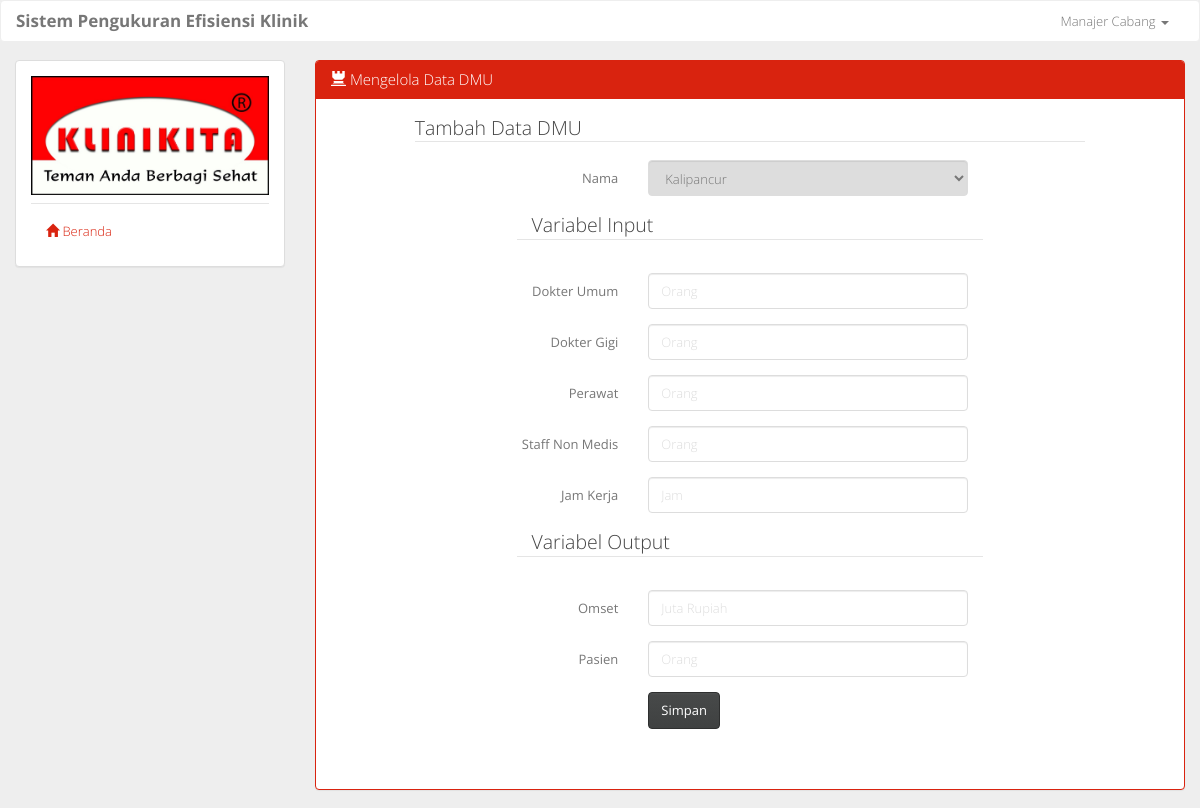
Page /tambah_dmu.php (signed in) on the committed database.
### tables this page shows
CREATE TABLE `variabel` (
  `id_variabel` int(11) NOT NULL,
  `nama_variabel` varchar(50) NOT NULL,
  `jenis_variabel` char(1) NOT NULL,
  `satuan` varchar(50) NOT NULL
);

### tambah_dmu.php (the view, shortened to what this page needs)
<?php include 'layout.php'; ?>
				<div class="col-sm-9">
					<div class="panel panel-primary">
						<div class="panel-heading">
							<h3 class="panel-title"><span class="glyphicon glyphicon-tower"></span> Mengelola Data DMU</h3>
						</div>
						<div class="panel-body">
							<form class="form-horizontal" method="post" action="process/t_dmu.php">
								<fieldset>
								    <legend>Tambah Data DMU</legend>
								    <div class="form-group">
								      	<label class="col-sm-4 control-label">Nama</label>
								      	<div class="col-sm-6">
								        	<select name="id_klinik" class="form-control" disabled required>
								        		<?php
								        			$query = mysqli_query($conn, 'SELECT * FROM pengguna WHERE id_pengguna="'.$id.'"');
								        			$data_user = mysqli_fetch_assoc($query);
								        			$user = $data_user['id_klinik'];
								        			$query = mysqli_query($conn, 'SELECT * FROM klinik');
								        			if (mysqli_num_rows($query) > 0) {
													    while($cabang = mysqli_fetch_assoc($query)) {
													    	$id_cabang = $cabang['id_klinik'];
													    	if ($user == $id_cabang) {
													    		echo '<option value="'.$id_cabang.'" selected>'.$cabang["cabang_klinik"].'</option>';
													    	} else {
													    		echo '<option value="'.$id_cabang.'">'.$cabang["cabang_klinik"].'</option>';
													    	}
													    }
													}
								        		?>
								        	</select>
								      	</div>
								    </div>
								    <?php
								    	$input = 0;
								    	$output = 0;
										$query = mysqli_query($conn, "SELECT * FROM variabel ORDER BY jenis_variabel ASC, id_variabel ASC");
										if (mysqli_num_rows($query) > 0) {
											while ($var = mysqli_fetch_assoc($query)) {
												$name = str_replace(' ','_',$var['nama_variabel']);
												$satuan = $var['satuan'];
												if (($var['jenis_variabel'] == 'i') AND ($input == 0)) {
													echo '<div class="form-group"><legend class="col-sm-8 col-sm-offset-2">Variabel Input</legend></div>';
													$input = 1;
												} elseif (($var['jenis_variabel'] == 'o') AND ($output == 0)) {
													echo '<div class="form-group"><legend class="col-sm-8 col-sm-offset-2">Variabel Output</legend></div>';
													$output = 1;
												}
												echo '
													<div class="form-group">
												      	<label class="col-sm-4 control-label">'.$var["nama_variabel"].'</label>
												      	<div class="col-sm-6">
												        	<input class="form-control" name="'.$name.'" type="number" min="1" placeholder="'.$satuan.'" required>
												      	</div>
												    </div>
												';
											}
										}
									?>
								    <div class="form-group">
								      	<div class="col-sm-6 col-sm-offset-4">
								        	<button type="submit" class="btn btn-default">Simpan</button>
								      	</div>
								    </div>
								</fieldset>
							</form>
						</div>
					</div>
				</div>
<?php include 'layout2.php' ?>

### assets/css/style.css (style rules this page uses)
body { background-color: #eee; }
form { margin-bottom: 30px; padding-left: 10%; padding-right: 10%; }

### rows in the picture
variabel: jenis_variabel "Variabel Input", nama_variabel "Dokter Umum", satuan "Orang"
variabel: nama_variabel "Dokter Gigi", satuan "Orang"
variabel: nama_variabel "Perawat", satuan "Orang"
variabel: nama_variabel "Staff Non Medis", satuan "Orang"
variabel: nama_variabel "Jam Kerja", satuan "Jam"
variabel: jenis_variabel "Variabel Output", nama_variabel "Omset", satuan "Juta Rupiah"
variabel: nama_variabel "Pasien", satuan "Orang"

### other values in the picture
$_SESSION['user'] "Manajer Cabang"
form field id_klinik "Kalipancur"
